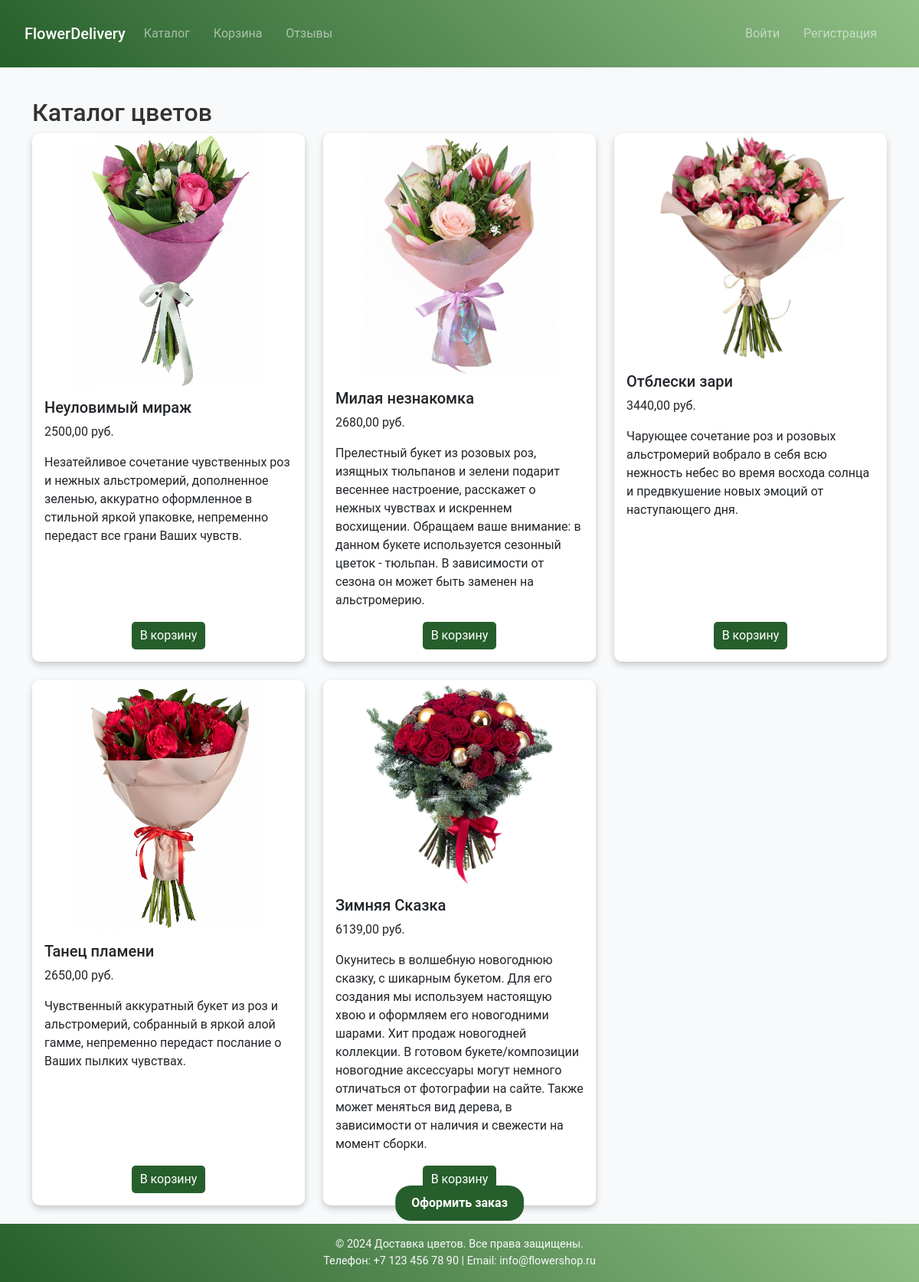
Page /orders/catalog/ on the earlier database version.
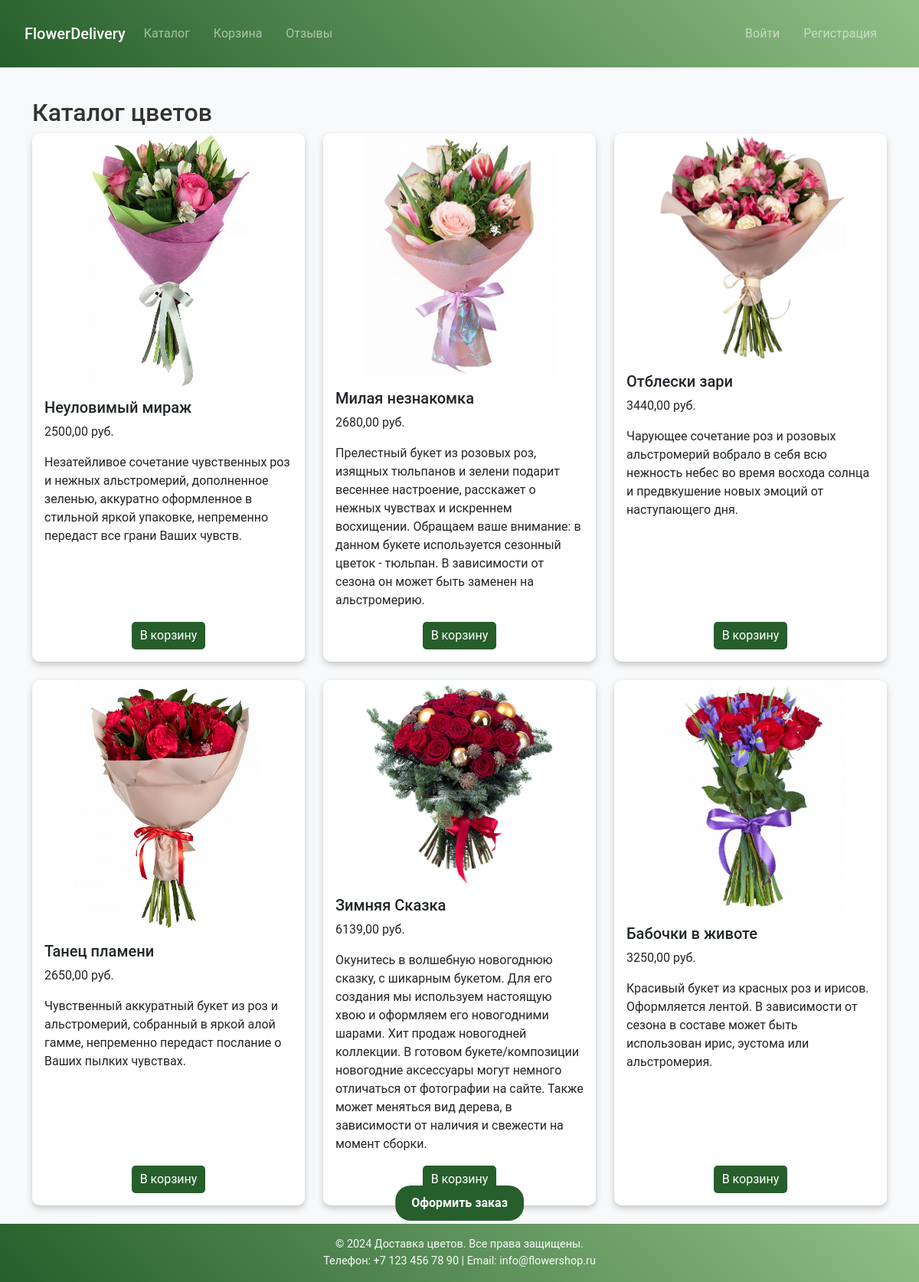
Same page on the later database version.
### orders_app/models.py (models this page shows, shortened)
class Flower(models.Model):
    name = models.CharField(max_length=100)
    price = models.DecimalField(max_digits=8, decimal_places=2)
    description = models.TextField(blank=True)
    image = models.ImageField(upload_to='flowers', blank=True, null=True)

### orders_app/views.py (the view)
def catalog(request):
    all_flowers = Flower.objects.all()
    cart = request.session.get('cart', {})
    if not cart:
        cart = {}
        request.session['cart'] = cart
    if request.method == 'POST':
        flower_id = request.POST.get('flower_id')
        if flower_id:
            cart[flower_id] = cart.get(flower_id, 0) + 1
            request.session['cart'] = cart
        return redirect('orders:catalog')
    flowers_with_qty = [
        {'flower': f, 'qty': cart.get(str(f.id), 0)} for f in all_flowers
    ]
    return render(request, 'orders_app/catalog.html', {'flowers': flowers_with_qty})

### orders_app/templates/orders_app/catalog.html (shortened to what this page needs)
{% extends 'main_app/base.html' %}
{% load static %}
{% block content %}
<h2>Каталог цветов</h2>
<div class="row row-cols-1 row-cols-md-3 g-4">
  {% for item in flowers %}
    <div class="col">
      <div class="card h-100 d-flex flex-column">
        {% if item.flower.image %}
          <div class="image-wrapper">
            <img
              src="{{ item.flower.image.url }}"
              class="card-img-top zoom-on-hover"
              alt="{{ item.flower.name }}"
            >
          </div>
        {% endif %}
        <div class="card-body d-flex flex-column">
          <h5 class="card-title">{{ item.flower.name }}</h5>
          <p class="card-text">{{ item.flower.price }} руб.</p>
          <p class="card-text">{{ item.flower.description }}</p>
          <div class="d-flex justify-content-center align-items-center gap-2 mt-auto">
            {% if item.qty == 0 %}
              <form method="post"
                    action="{% url 'orders:update_catalog_item_in_catalog' item.flower.id %}">
                <button type="submit" name="action" value="plus" class="btn btn-card">В корзину</button>
              </form>
            {% endif %}
          </div>
        </div>
      </div>
    </div>
  {% endfor %}
</div>
<div class="fixed-order-button">
  <a href="{% url 'orders:checkout' %}" class="btn btn-order">Оформить заказ</a>
</div>
{% endblock %}

### main_app/templates/main_app/base.html (shortened to what this page needs)
{% load static %}
<!DOCTYPE html>
<html lang="ru">
<head>
  <link
    rel="stylesheet"
    href="https://cdn.jsdelivr.net/npm/bootstrap@5.3.0/dist/css/bootstrap.min.css"
  />
  <link rel="stylesheet" href="{% static 'main_app/css/style.css' %}" />
</head>
<body>
<header class="bg-dark text-light py-3">
  <nav class="navbar navbar-expand-lg navbar-dark">
    <div class="container-fluid">
      <a class="navbar-brand" href="{% url 'index' %}">FlowerDelivery</a>
      <div class="collapse navbar-collapse" id="navbarContent">
        <ul class="navbar-nav me-auto mb-2 mb-lg-0">
          <li class="nav-item">
            <a class="nav-link" href="{% url 'orders:catalog' %}">Каталог</a>
          </li>
          <li class="nav-item">
            <a class="nav-link" href="{% url 'orders:cart' %}">Корзина</a>
          </li>
          <li class="nav-item">
            <a class="nav-link" href="{% url 'reviews:list' %}">Отзывы</a>
          </li>
        </ul>
        <ul class="navbar-nav ms-auto mb-2 mb-lg-0">
          {% if user.is_authenticated %}
            <li class="nav-item">
              <a class="nav-link" href="{% url 'orders:history' %}">История заказов</a>
            </li>
            <li class="nav-item">
              <a class="nav-link" href="{% url 'logout' %}">Выйти</a>
            </li>
          {% else %}
            <li class="nav-item">
              <a class="nav-link" href="{% url 'login' %}">Войти</a>
            </li>
            <li class="nav-item">
              <a class="nav-link" href="{% url 'orders:register' %}">Регистрация</a>
            </li>
          {% endif %}
        </ul>
      </div>
    </div>
  </nav>
  </header>
  <div class="container my-4">
    {% block content %}
    {% endblock %}
  </div>
    <footer class="bg-dark text-light py-3">
        <div class="container text-center">
            <p>&copy; 2024 Доставка цветов. Все права защищены.</p>
            <p>Телефон: +7 123 456 78 90 | Email: info@flowershop.ru</p>
        </div>
    </footer>
</body>
</html>

### main_app/static/main_app/css/style.css (style rules this page uses)
body { font-family: 'Roboto', sans-serif; background-color: #f8f9fa; color: #333; display: flex; flex-direction: column; min-height: 100vh; margin: 0; }
header { position: sticky; top: 0; z-index: 1000; background: linear-gradient(45deg, #265f2b, #92c087); color: white; padding: 10px 20px; }
header h1, footer p { margin: 0; font-size: 1rem; }
header nav a, footer a { text-decoration: none; color: white; font-weight: 500; transition: color 0.3s; }
nav a { color: white; text-decoration: none; margin-right: 15px; }
.card { border: none; border-radius: 10px; box-shadow: 0px 4px 6px rgba(0, 0, 0, 0.1); transition: transform 0.3s ease, box-shadow 0.3s ease; }
footer p { margin: 0; font-size: 0.9rem; }
footer { position: sticky; bottom: 0; width: 100%; background: linear-gradient(45deg, #265f2b, #92c087); color: white; text-align: center; padding: 10px; z-index: 1000; }
.btn-card { background-color: #92c087; color: white; border-radius: 10px; padding: 5px 10px; transition: background-color 0.3s ease; }
.card { border: none; border-radius: 10px; box-shadow: 0px 4px 8px rgba(0, 0, 0, 0.2); transition: transform 0.3s ease, box-shadow 0.3s ease; display: flex; flex-direction: column; justify-content: space-between; }
.card img { border-radius: 10px 10px 0 0; object-fit: cover; max-height: 450px; max-width: 70%; }
.card-body .mt-auto { margin-top: auto; text-align: center; }
.image-wrapper { display: flex; justify-content: center; align-items: center; overflow: hidden; position: relative; }
.card-img-top { max-width: 100%; max-height: 100%; object-fit: contain; transition: transform 0.3s ease, z-index 0.3s ease; z-index: 1; }
.zoom-on-hover { transition: transform 0.3s ease; }
.btn-card { background-color: #265f2b; color: white; border-radius: 5px; padding: 5px 10px; transition: background-color 0.3s ease; }
.fixed-order-button { position: fixed; bottom: 80px; left: 50%; transform: translateX(-50%); z-index: 1000; }
.btn-order { background-color: #265f2b; color: white; padding: 10px 20px; border-radius: 20px; font-size: 16px; font-weight: bold; text-align: center; transition: background-color 0.3s ease; }

Differences in the rows shown:
added Flower: flower.image (picture), flower.name "Бабочки в животе", flower.price "3250,00", flower.description "Красивый букет из красных роз и ирисов. Оформляется лентой. В зависимости от сезона в составе может быть использован ирис, эустома или альстромерия."
